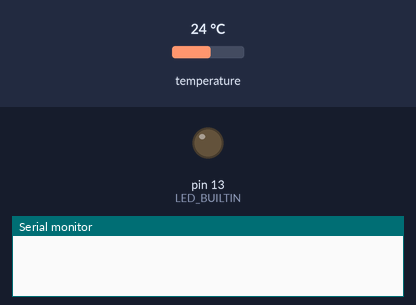
A sketch run on a simulated Arduino Uno, built with avr-gcc and run on an emulated ATmega328P. Shown: output pins drawn as LEDs (lit = HIGH), the last lines printed to the serial monitor. The test bench sets the inputs (shaded band); at power-on: temperature 24 °C.

Above: at 1.2 s.
At 12.87 s:
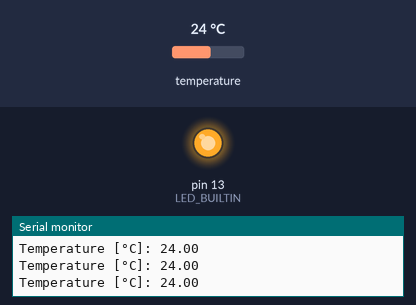
Timing chart, 0 to 13.2 s (numbered marks = the images above):
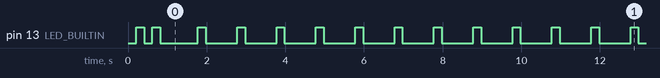

The sketch:

LECTOR_TEMPERATURA_DS18B20.ino
```cpp
// Include the libraries we need
#include <OneWire.h>
#include <DallasTemperature.h>

//Definir en que pin se va conectar el sensor
#define ONE_WIRE_BUS          5

//Importar Objetos de libreria
OneWire oneWire(ONE_WIRE_BUS);

DallasTemperature ds18b20(&oneWire);

#define TASK1_POLLRATE_MS       1000UL  //Tarea de leer sensor DS18B20 (en milisegundos)
#define TASK2_POLLRATE_MS       200UL  //Tarea de parpadear LED (en milisegundos)

#define NUMBER_OF_TASKS         2     //Cantidad de tareas del sistema

//Variables de trabajo
static uint8_t ledState=LOW;                //Variable para conmutar el LED

//Definir variables de temporizacion de las tareas
static uint32_t timePrev[NUMBER_OF_TASKS]={0};

void setup() {
    // Iniciar pines I/O
  pinMode(LED_BUILTIN, OUTPUT);
  digitalWrite(LED_BUILTIN, LOW);

  //Iniciar consola serie
  Serial.begin(9600);

  //Iniciar el sensor
  ds18b20.begin();

  //Iniciar la temorizacion de las tareas
  Task_Init();


}

void loop() {
  // put your main code here, to run repeatedly:

  //TASK QUE SE EJECUTA CADA 'TASK1_POLLRATE_MS' : ENTRADA
  if((millis() - timePrev[0])>=TASK1_POLLRATE_MS){
    timePrev[0]=millis();

    ds18b20.requestTemperatures();

    float tempC = ds18b20.getTempCByIndex(0);

    // Verificar si todo OK con el sensor
    if(tempC != DEVICE_DISCONNECTED_C)
    {
        Serial.print("Temperature [°C]: ");
        Serial.println(tempC);
    }
    else
    {
      Serial.println("ERROR");
      digitalWrite(LED_BUILTIN, HIGH);
      while(1);
    }

  }

//TASK QUE SE EJECUTA CADA 'TASK2_POLLRATE_MS' : SALIDA
  if((millis() - timePrev[1])>=TASK2_POLLRATE_MS){
      timePrev[1]=millis();

       //Efecto de conmutacion rapida del LED
      ledState=!ledState;
      digitalWrite(LED_BUILTIN, ledState);
  }


}

void Task_Init(void){
    //Iniciar el arreglo de temporizacion de tareas
    for(int i=0; i<NUMBER_OF_TASKS; i++){
      timePrev[i]=millis();
    }
}
```

Measured:
- by itself, pin 13 (LED_BUILTIN): goes HIGH 0.20 s, LOW 0.20 s, HIGH 0.20 s, LOW 0.97 s, 128 × (HIGH 0.20 s, LOW 0.80 s), HIGH 0.20 s, then LOW
- by itself, everything shown: repeats every 20.0 s, in 40 steps
